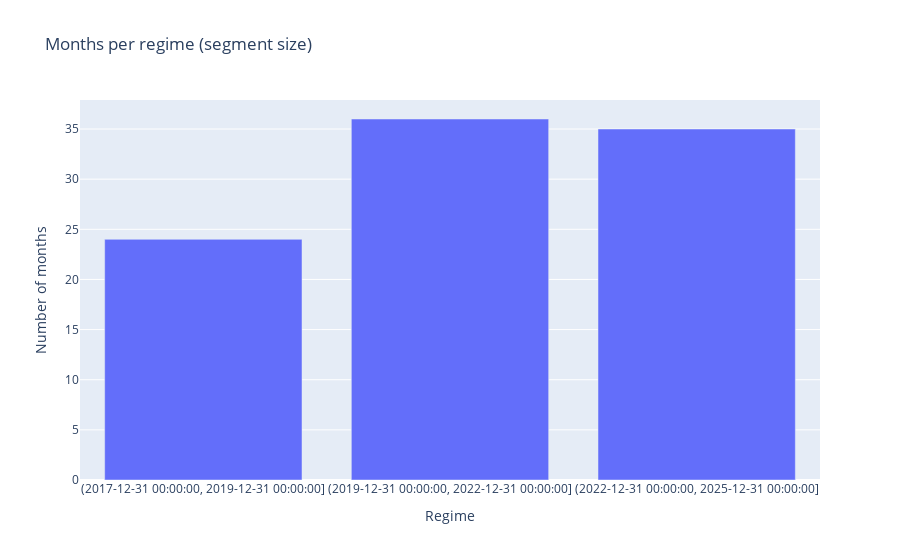
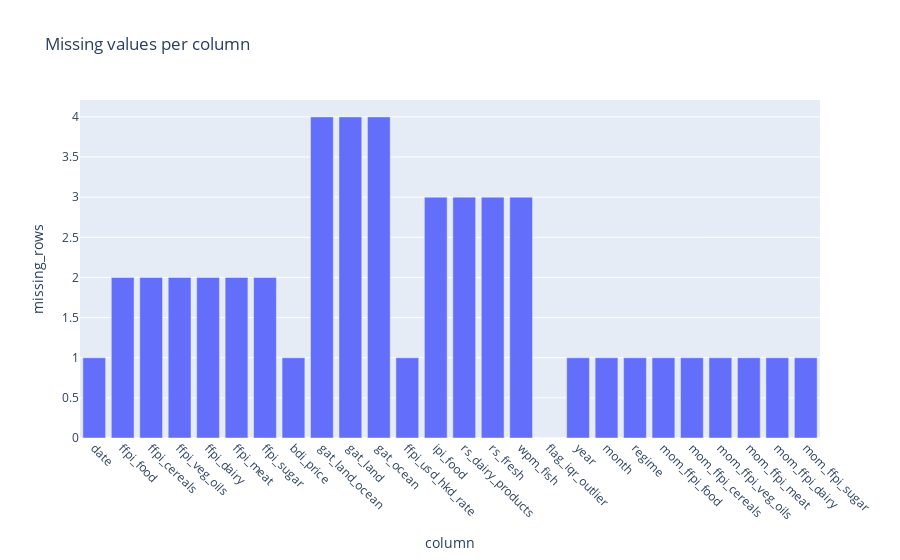

Source (notebook cell) for these figures, in order:
### Code cell
# Segment size plots - regime counts and missingness

regime_counts = df.groupby("regime").size().reset_index(name="months")
# Convert Interval objects to strings for JSON serialization
regime_counts["regime"] = regime_counts["regime"].astype(str)
fig = px.bar(regime_counts, x="regime", y="months", title="Months per regime (segment size)")
fig.update_layout(xaxis_title="Regime", yaxis_title="Number of months")
save_fig(fig, "04_regime_counts.png")
fig.show()

missing = df.isna().sum().reset_index(name="missing_rows").rename(columns={"index": "column"})
fig = px.bar(missing, x="column", y="missing_rows", title="Missing values per column")
fig.update_layout(xaxis_tickangle=45)
save_fig(fig, "05_missing_values.png")
fig.show()

### Figure 1 — Plotly figure (JSON) as saved in the notebook; plotly's stock layout.template omitted (floating-point values rounded to 4 significant figures)
{"data": [{"hovertemplate": "regime=%{x}<br>months=%{y}<extra></extra>", "legendgroup": "", "marker": {"color": "#636efa", "pattern": {"shape": ""}}, "name": "", "orientation": "v", "showlegend": false, "textposition": "auto", "type": "bar", "x": ["(2017-12-31 00:00:00, 2019-12-31 00:00:00]", "(2019-12-31 00:00:00, 2022-12-31 00:00:00]", "(2022-12-31 00:00:00, 2025-12-31 00:00:00]"], "xaxis": "x", "y": [24, 36, 35], "yaxis": "y"}], "layout": {"barmode": "relative", "legend": {"tracegroupgap": 0}, "title": {"text": "Months per regime (segment size)"}, "xaxis": {"anchor": "y", "domain": [0, 1], "title": {"text": "Regime"}}, "yaxis": {"anchor": "x", "domain": [0, 1], "title": {"text": "Number of months"}}}}

### Figure 2 — Plotly figure (JSON) as saved in the notebook; plotly's stock layout.template omitted (floating-point values rounded to 4 significant figures)
{"data": [{"hovertemplate": "column=%{x}<br>missing_rows=%{y}<extra></extra>", "legendgroup": "", "marker": {"color": "#636efa", "pattern": {"shape": ""}}, "name": "", "orientation": "v", "showlegend": false, "textposition": "auto", "type": "bar", "x": ["date", "ffpi_food", "ffpi_cereals", "ffpi_veg_oils", "ffpi_dairy", "ffpi_meat", "ffpi_sugar", "bdi_price", "gat_land_ocean", "gat_land", "gat_ocean", "ffpi_usd_hkd_rate", "ipi_food", "rs_dairy_products", "rs_fresh", "wpm_fish", "flag_iqr_outlier", "year", "month", "regime", "mom_ffpi_food", "mom_ffpi_cereals", "mom_ffpi_veg_oils", "mom_ffpi_meat", "mom_ffpi_dairy", "mom_ffpi_sugar"], "xaxis": "x", "y": [1, 2, 2, 2, 2, 2, 2, 1, 4, 4, 4, 1, 3, 3, 3, 3, 0, 1, 1, 1, 1, 1, 1, 1, 1, 1], "yaxis": "y"}], "layout": {"barmode": "relative", "legend": {"tracegroupgap": 0}, "title": {"text": "Missing values per column"}, "xaxis": {"anchor": "y", "domain": [0, 1], "tickangle": 45, "title": {"text": "column"}}, "yaxis": {"anchor": "x", "domain": [0, 1], "title": {"text": "missing_rows"}}}}
